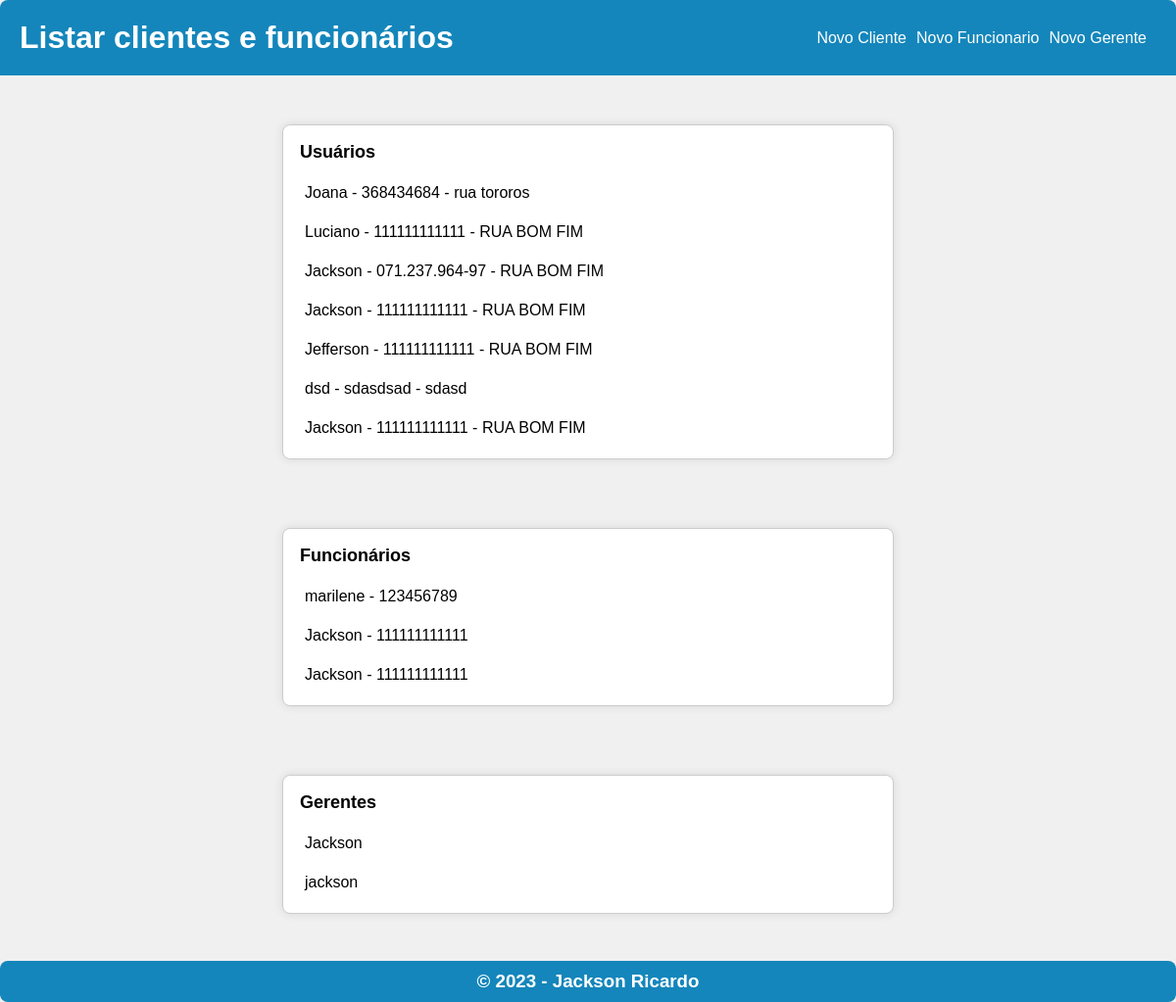
Before: /home/ with the older database file.
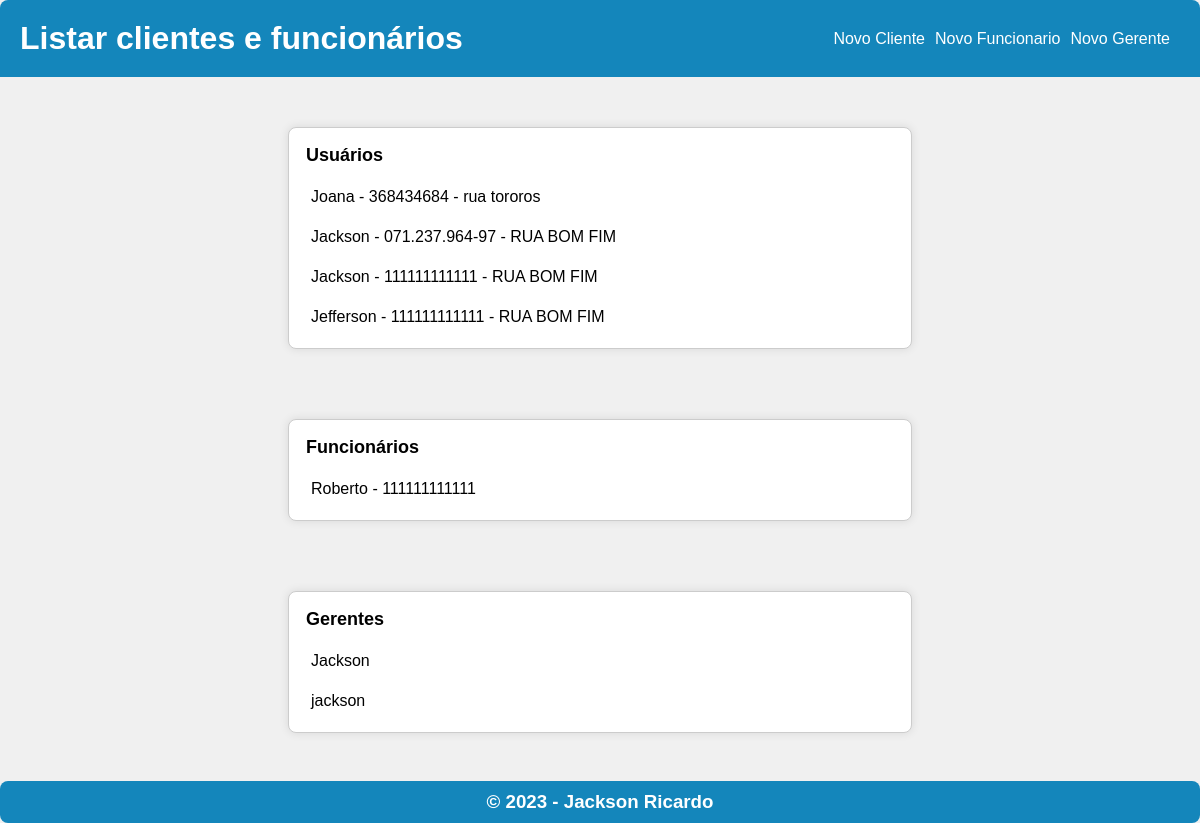
After: the same page with the newer database file.
### clientes/models.py (models this page shows, shortened)
class Cliente(models.Model):
    nome = models.CharField(max_length=255, verbose_name="Nome")
    endereco = models.CharField(max_length=350, verbose_name="Endereço")
    telefone = models.CharField(max_length=255, verbose_name="Telefone")
    cpf = models.CharField(max_length=255, verbose_name="CPF")
    funcionario = models.ForeignKey(Funcionario, on_delete=models.SET_NULL, null=True, blank=True, related_name='clientes', verbose_name="Funcionário que atende")

class Funcionario(models.Model):
    nome = models.CharField(max_length=255, verbose_name="Nome")
    empresa = models.CharField(max_length=255, verbose_name="Empresa", null=True)
    instagram = models.CharField(max_length=255, verbose_name="Instagram", null=True)
    cpf = models.CharField(max_length=255, verbose_name="CPF")
    gerente = models.ForeignKey(Gerente, on_delete=models.SET_NULL, null=True, blank=True, related_name='funcionarios', verbose_name="Gerente")

class Gerente(models.Model):
    nome = models.CharField(max_length=255, verbose_name="Nome")

### clientes/views.py (the view)
# urls.py: path('home/', cliente_views.home, name='home'),
def home(request):
    clientes = Cliente.objects.all()
    funcionarios = Funcionario.objects.all()
    gerentes = Gerente.objects.all()
    contexto = {
        'clientes': clientes,
        'funcionarios': funcionarios,
        'gerentes': gerentes,
    }
    resposta = render(request, template_name="clientes/home.html", context=contexto)
    return HttpResponse(resposta)

### clientes/templates/clientes/home.html (shortened to what this page needs)
<!DOCTYPE html>
<html>
<head>
</head>
<body>
    <header>
        <span>
            <h1>Listar clientes e funcionários</h1>
        </span>
        <nav>
            <a href="{% url 'add_cliente' %}">Novo Cliente</a>
            <a href="{% url 'add_funcionario' %}">Novo Funcionario</a>
            <a href="{% url 'add_gerente' %}">Novo Gerente</a>
        </nav>
    </header>
    <div>
        <table>
            <tr>
                <td id="title">
                    Usuários
                </td>
            </tr>
            {% for cliente in clientes  %}
            <tr>
                <td class="cliente">
                    <a href="{% url 'detalhes_cliente' cliente.pk%}">
                        {{cliente.nome}} - {{cliente.cpf}} - {{cliente.endereco}}
                    </a>
                </td>
            </tr>
            {% endfor %}
        </table>
    </div>
    <div>
        <table>
            <tr>
                <td id="title">
                    Funcionários
                </td>
            </tr>
            {% for funcionario in funcionarios  %}
            <tr>
                <td class="cliente">
                    <a href="{% url 'detalhes_funcionario' funcionario.pk%}">
                        {{funcionario.nome}} - {{funcionario.cpf}}
                    </a>
                </td>
            </tr>
            {% endfor %}
        </table>
    </div>
    <div>
        <table>
            <tr>
                <td id="title">
                    Gerentes
                </td>
            </tr>
            {% for gerente in gerentes %}
            <tr>
                <td class="cliente">
                    <a href="{% url 'detalhes_gerente' gerente.pk %}">
                        {{ gerente.nome }}
                    </a>
                </td>
            </tr>
            {% endfor %}
        </table>
    </div>
    <footer>
        <h3>© 2023 - Jackson Ricardo</h3>
    </footer>
</body>
</html>

### clientes/templates/clientes/home.html (style rules this page uses)
* { margin: 0; padding: 0; box-sizing: border-box; }
body { font-family: Arial, sans-serif; background-color: #f0f0f0; padding-bottom: 40px; position: relative; min-height: 100vh; }
header { width: 100%; background-color: #1486bb; display: flex; justify-content: space-between; align-items: center; padding: 20px; border-radius: 8px 8px 0 0; }
header h1 { color: #fff; }
header nav { display: flex; }
header nav a { color: #fff; text-decoration: none; margin-right: 10px; }
div { width: 90%; margin: 30px auto; padding: 20px; }
div table { background-color: #fff; width: 60%; margin: auto; padding: 10px; border: 1px solid #ccc; border-radius: 8px; box-shadow: 0 0 10px rgba(0, 0, 0, 0.1); }
div table td { padding: 5px; font-size: 16px; }
div table td#title { font-size: 18px; font-weight: bold; padding-bottom: 10px; }
div table td.cliente { padding: 10px; }
div table td.cliente a { text-decoration: none; color: #000; }
footer { background-color: #1486bb; text-align: center; color: #fff; padding: 10px 0; border-radius: 8px; position: absolute; bottom: 0; width: 100%; }
footer h3 { margin: 0; }

Changed rows visible on the page:
removed Cliente: nome "Luciano", cpf "111111111111", endereco "RUA BOM FIM"
removed Cliente: nome "dsd", cpf "sdasdsad", endereco "sdasd"
removed Cliente: nome "Jackson", cpf "111111111111", endereco "RUA BOM FIM"
removed Funcionario: nome "marilene", cpf "123456789"
removed Funcionario: nome "Jackson", cpf "111111111111"
changed Funcionario: nome "Jackson" → "Roberto"
